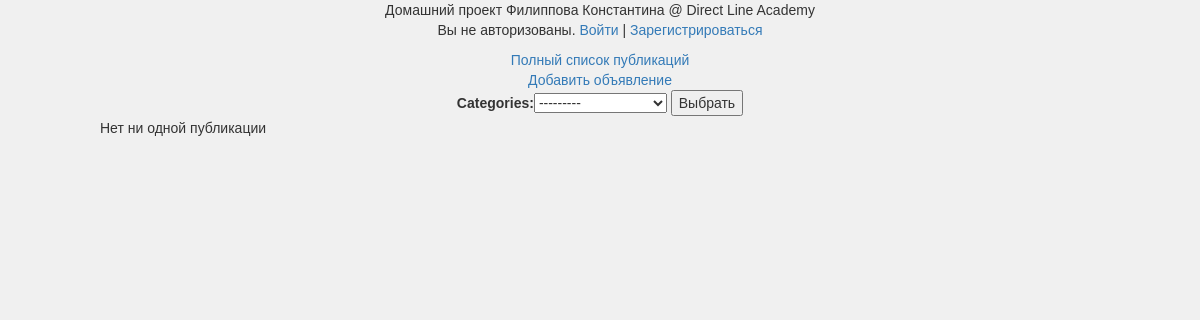
/category_list/4, run on an earlier commit of the app's database.
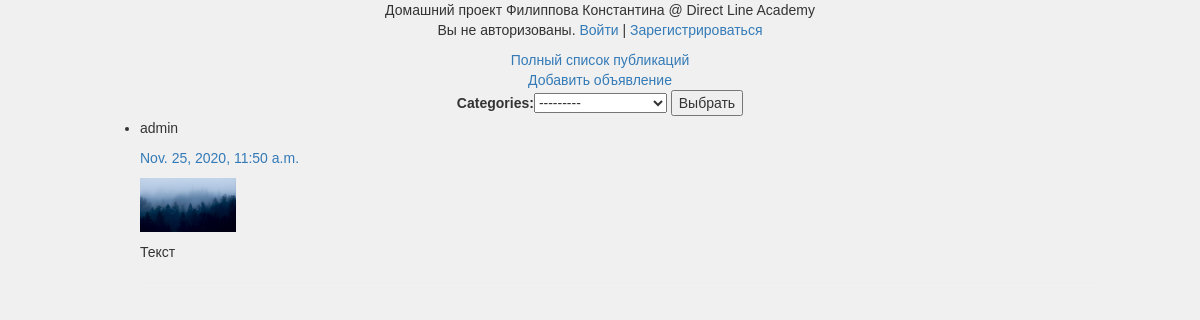
And on a later commit of the database.
### ads/models.py (models this page shows, shortened)
class Ad(models.Model):
    author = models.ForeignKey(User, on_delete=models.CASCADE, null=True)
    title = models.TextField(max_length=100, null=False, blank=False)
    description = models.TextField(max_length=2000, null=False, blank=False)
    photo = models.ImageField(upload_to='users/ad_photos', blank=True)
    date_pub = models.DateTimeField(default=timezone.now)
    date_up = models.DateTimeField(null=True, blank=True)
    favorite = models.ManyToManyField(User, related_name='favorite', blank=True)
    categories = models.ManyToManyField(Category, related_name='category', blank=True)
    @property
    def short_text(self):
        return self.description[:25]

### ads/views.py (the view)
# urls.py: path('category_list/<int:category_id>', CategoryView.as_view(), name='category_view'),
class CategoryView(ListView):
    model = Ad
    template_name = 'ads/category_view.html'
    context_object_name = 'category_view'
    pk_url_kwarg = 'category_id'
    def get(self, *args, **kwargs):
        self.category = get_object_or_404(Category, id=self.kwargs['category_id'])
        return super().get(self, *args, **kwargs)
    def get_queryset(self):
        return super(CategoryView, self).get_queryset().filter(categories=self.category).order_by('-date_pub')

### ads/forms.py
class CategoryChoice(forms.Form):
    categories = forms.ModelChoiceField(
        queryset=Category.objects.all()
     )

### ads/context_processors.py (called while the page is built)
def proc_category(request):
    return {
        'category_form': CategoryChoice()
    }

### ads/models.py (called while the page is built)
    def __str__(self):
        return '{1} '.format(self.id, self.name)

### ads/templates/ads/category_view.html (shortened to what this page needs)
{% extends "base.html" %}
{% block content %}
{% if category_view %}
<ul>
    {% for ad in category_view %}
    <li>
        <p> {{ ad.author }} </p>
        <a href="{% url 'ads:ad_detail' ad.id %}">
            <p> {{ ad.date_pub }} </p>
            {% if ad.photo %}
            <p> <img alt="ad's image" src="{{ ad.photo.url }}" style="width: 10%; height: 10%;"></p>
            {% else %}
            <p>Нет ни одной фотографии</p>
            {% endif %}
        </a>
        <p> {{ ad.short_text }} </p>
        <hr>
        {% endfor %}
</ul>
{% else %}
<p>Нет ни одной публикации</p>
{% endif %}
{% endblock %}

What changed in the data, as far as the page shows it:
now on this page (row edited): Ad: author "admin", date_pub "Nov. 25, 2020, 11:50 a.m.", photo (picture), short_text "Текст"
Also different on the page:
text no longer shown: "Нет ни одной публикации"
